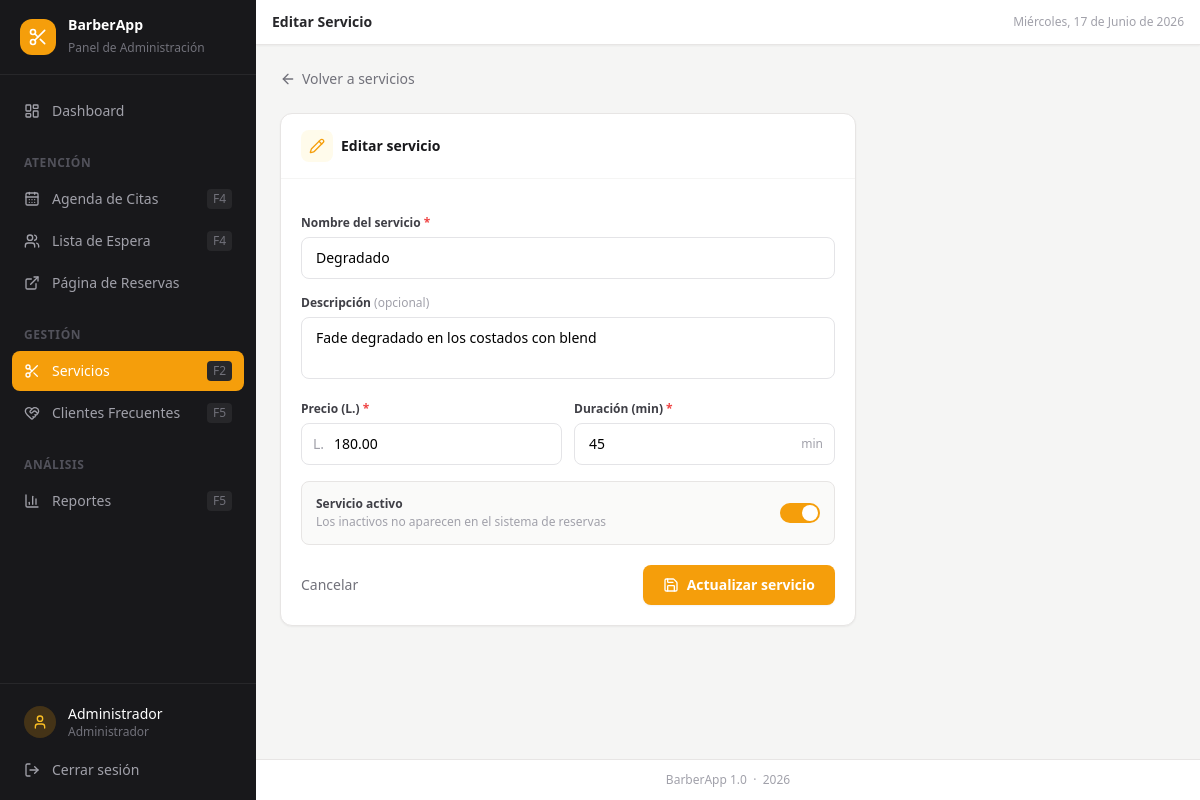
Page /servicios/editar?id=2 (signed in) on the committed database.
### tables this page shows
CREATE TABLE IF NOT EXISTS servicios (
    id                  INT UNSIGNED    AUTO_INCREMENT PRIMARY KEY,
    nombre              VARCHAR(100)    NOT NULL,
    descripcion         TEXT            DEFAULT NULL,
    precio              DECIMAL(8,2)    NOT NULL DEFAULT 0.00,
    duracion_minutos    INT             NOT NULL DEFAULT 30,
    activo              TINYINT(1)      NOT NULL DEFAULT 1,
    created_at          TIMESTAMP       DEFAULT CURRENT_TIMESTAMP,
    updated_at          TIMESTAMP       DEFAULT CURRENT_TIMESTAMP ON UPDATE CURRENT_TIMESTAMP
);

### controllers/ServicioController.php (called while the page is built, shortened)
<?php
class ServicioController extends BaseController {
    private Servicio $model;
    public function __construct() {
        $this->model = new Servicio();
    }
    public function editar(): void {
        $id       = (int) ($_GET['id'] ?? 0);
        $servicio = $this->model->findById($id);
        $this->render('servicios/editar', [
            'pageTitle'  => 'Editar Servicio',
            'activeNav'  => 'servicios',
            'csrf_token' => $this->csrfToken(),
            'servicio'   => $servicio,
        ]);
    }
}

### config/config.php (called while the page is built, shortened)
<?php
function url(string $path = ''): string {
    return BASE_URL . '/' . ltrim($path, '/');
}

### models/BaseModel.php (called while the page is built, shortened)
<?php
abstract class BaseModel {
    public function __construct() {
        $this->db = Database::connect();
    }
}

### config/database.php (called while the page is built, shortened)
<?php
class Database {
    private static ?PDO $instance = null;
    public static function connect(): PDO {
        if (self::$instance === null) {
            $host    = 'localhost';
            $dbname  = 'barberapp';
            $user    = 'root';
            $pass    = '';
            $charset = 'utf8mb4';
            $dsn = "mysql:host={$host};dbname={$dbname};charset={$charset}";
            $options = [
                PDO::ATTR_ERRMODE            => PDO::ERRMODE_EXCEPTION,
                PDO::ATTR_DEFAULT_FETCH_MODE => PDO::FETCH_ASSOC,
                PDO::ATTR_EMULATE_PREPARES   => false,
            ];
            try {
                self::$instance = new PDO($dsn, $user, $pass, $options);
            } catch (PDOException $e) {
                http_response_code(500);
                die('Error de conexión a la base de datos. Verifica que MySQL esté activo y que la base de datos "barberapp" exista.');
            }
        }
        return self::$instance;
    }
}

### models/Servicio.php (called while the page is built, shortened)
<?php
class Servicio extends BaseModel {
    public function findById(int $id): array|false {
        $stmt = $this->db->prepare('SELECT * FROM servicios WHERE id = ? LIMIT 1');
        $stmt->execute([$id]);
        return $stmt->fetch();
    }
}

### views/servicios/editar.php (the view, shortened to what this page needs)
<?php
$v = $servicio;
?>
<div class="mb-5">
    <a href="<?= url('servicios') ?>"
       class="inline-flex items-center gap-1.5 text-sm text-zinc-500 hover:text-zinc-700 transition-colors">
        <i data-lucide="arrow-left" class="w-4 h-4"></i>
        Volver a servicios
    </a>
</div>
<div class="max-w-xl">
    <div class="bg-white rounded-xl border border-stone-200 shadow-sm">
        <div class="px-5 py-4 border-b border-stone-100 flex items-center gap-2">
            <div class="w-8 h-8 bg-amber-50 rounded-lg flex items-center justify-center">
                <i data-lucide="pencil" class="w-4 h-4 text-amber-500"></i>
            </div>
            <h2 class="text-sm font-bold text-zinc-900">Editar servicio</h2>
        </div>
        <form method="POST" action="<?= url('servicios/actualizar') ?>"
              x-data="{ activo: <?= !empty($v['activo']) ? 'true' : 'false' ?> }"
              class="p-5 space-y-4">
            <div>
                <label class="block text-xs font-semibold text-zinc-700 mb-1.5" for="nombre">
                    Nombre del servicio <span class="text-red-500">*</span>
                </label>
                <input id="nombre" type="text" name="nombre"
                       value="<?= htmlspecialchars($v['nombre'] ?? '') ?>"
                       class="w-full border border-zinc-200 rounded-lg px-3.5 py-2.5 text-sm
                              focus:outline-none focus:ring-2 focus:ring-amber-500 focus:border-transparent transition-shadow"
                       placeholder="Ej. Corte Clásico" autofocus required>
            </div>
            <div>
                <label class="block text-xs font-semibold text-zinc-700 mb-1.5" for="descripcion">
                    Descripción <span class="text-zinc-400 font-normal">(opcional)</span>
                </label>
                <textarea id="descripcion" name="descripcion" rows="2"
                          class="w-full border border-zinc-200 rounded-lg px-3.5 py-2.5 text-sm
                                 focus:outline-none focus:ring-2 focus:ring-amber-500 focus:border-transparent
                                 transition-shadow resize-none"
                          placeholder="Descripción breve..."><?= htmlspecialchars($v['descripcion'] ?? '') ?></textarea>
            </div>
            <div class="grid grid-cols-2 gap-3">
                <div>
                    <label class="block text-xs font-semibold text-zinc-700 mb-1.5" for="precio">
                        Precio (L.) <span class="text-red-500">*</span>
                    </label>
                    <div class="relative">
                        <span class="absolute left-3 top-1/2 -translate-y-1/2 text-sm text-zinc-400 font-medium select-none">L.</span>
                        <input id="precio" type="number" name="precio" step="0.50" min="0"
                               value="<?= htmlspecialchars($v['precio'] ?? '') ?>"
                               class="w-full border border-zinc-200 rounded-lg pl-8 pr-3 py-2.5 text-sm
                                      focus:outline-none focus:ring-2 focus:ring-amber-500 focus:border-transparent transition-shadow"
                               placeholder="0.00" required>
                    </div>
                </div>
                <div>
                    <label class="block text-xs font-semibold text-zinc-700 mb-1.5" for="duracion">
                        Duración (min) <span class="text-red-500">*</span>
                    </label>
                    <div class="relative">
                        <input id="duracion" type="number" name="duracion_minutos" min="5" step="5"
                               value="<?= htmlspecialchars($v['duracion_minutos'] ?? '30') ?>"
                               class="w-full border border-zinc-200 rounded-lg px-3.5 py-2.5 pr-12 text-sm
                                      focus:outline-none focus:ring-2 focus:ring-amber-500 focus:border-transparent transition-shadow"
                               placeholder="30" required>
                        <span class="absolute right-3 top-1/2 -translate-y-1/2 text-xs text-zinc-400 select-none">min</span>
                    </div>
                </div>
            </div>
            <div class="flex items-center justify-between p-3.5 bg-stone-50 rounded-lg border border-stone-200">
                <div>
                    <div class="text-xs font-semibold text-zinc-700">Servicio activo</div>
                    <div class="text-xs text-zinc-400 mt-0.5">Los inactivos no aparecen en el sistema de reservas</div>
                </div>
                <label class="relative inline-flex items-center cursor-pointer flex-shrink-0 ml-4">
                    <div class="w-10 h-5 bg-zinc-200 rounded-full peer
                                peer-checked:bg-amber-500
                                after:content-[''] after:absolute after:top-[2px] after:left-[2px]
                                after:bg-white after:rounded-full after:h-4 after:w-4 after:transition-all
                                peer-checked:after:translate-x-5"></div>
                </label>
            </div>
            <div class="flex items-center justify-between pt-1">
                <a href="<?= url('servicios') ?>"
                   class="text-sm text-zinc-500 hover:text-zinc-700 transition-colors">
                    Cancelar
                </a>
                <button type="submit"
                        class="flex items-center gap-2 bg-amber-500 hover:bg-amber-600 text-white
                               text-sm font-semibold px-5 py-2.5 rounded-lg transition-colors shadow-sm">
                    <i data-lucide="save" class="w-4 h-4"></i>
                    Actualizar servicio
                </button>
            </div>
        </form>
    </div>
</div>

### rows in the picture
servicios: nombre "Degradado", descripcion "Fade degradado en los costados con blend", precio "180.00", duracion_minutos "45"

### other values in the picture
$_SESSION['admin_nombre'] "Administrador"
$pageTitle "Editar Servicio"
fechaEsp('', 'completa') "Miércoles, 17 de Junio de 2026"
APP_VERSION "1.0"
